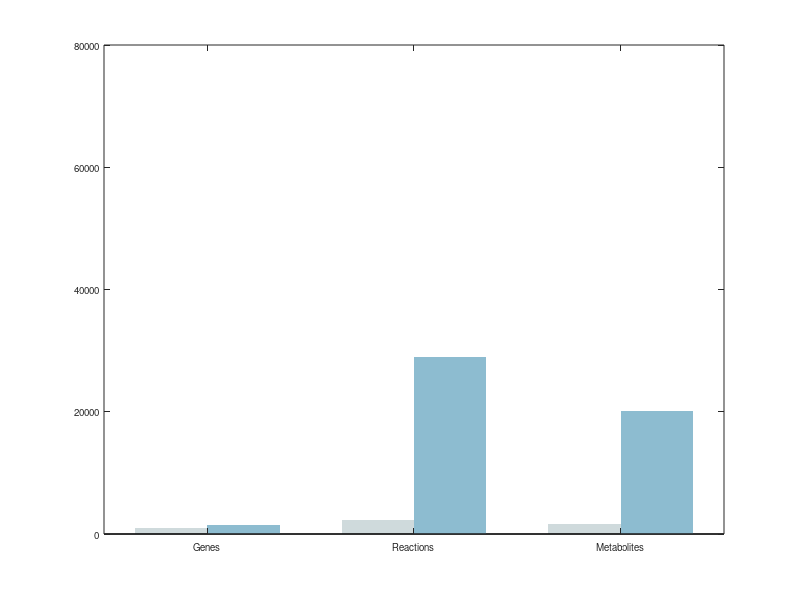

Recreate this plot in MATLAB. (Note: this script raises an error after producing the figure.)
%% Fig1b_ModelComparisonPpa

% Data preparation
categories = {'Genes', 'Reactions', 'Metabolites'};
pcSecPchia = [1417, 29026, 20195];   % pcSecPchia model
iMT1026v3     = [1025, 2237, 1706];      % iMT1026v3 reference model

%% Figure setup
figure('Position', [100, 100, 700, 500]); 
set(groot, 'defaultAxesFontSize', 7);

% Define color scheme
colors = [207/255 218/255 220/255;   % iMT1026v3 
          141/255, 188/255, 208/255];  % pcSecPchia 

%% Bar plot construction
bar_positions = 1:3;
bar_width = 0.35;

% Plot iSM996 (left bars)
b1 = bar(bar_positions - bar_width/2, iMT1026v3, bar_width, ...
         'FaceColor', colors(1,:), 'EdgeColor','none');
hold on;

% Plot pcSecKmarx (right bars)
b2 = bar(bar_positions + bar_width/2, pcSecPchia, bar_width, ...
         'FaceColor', colors(2,:), 'EdgeColor','none');

%% Axis formatting
set(gca, 'XTick', bar_positions, 'XTickLabel', categories);
ylim([0 80000]);   % Full range
ytickformat('%.0f');

% Axis label
ylabel('Number', 'FontSize', 7);

%% Legend
legend({'iMT1026v3', 'pcSecPchia'}, ...
       'Box', 'off', 'FontSize', 7, ...
       'Location','northwest');  

%% Aesthetic settings
set(gca, 'FontSize', 7);
ax = gca;
ax.Box = 'off';
